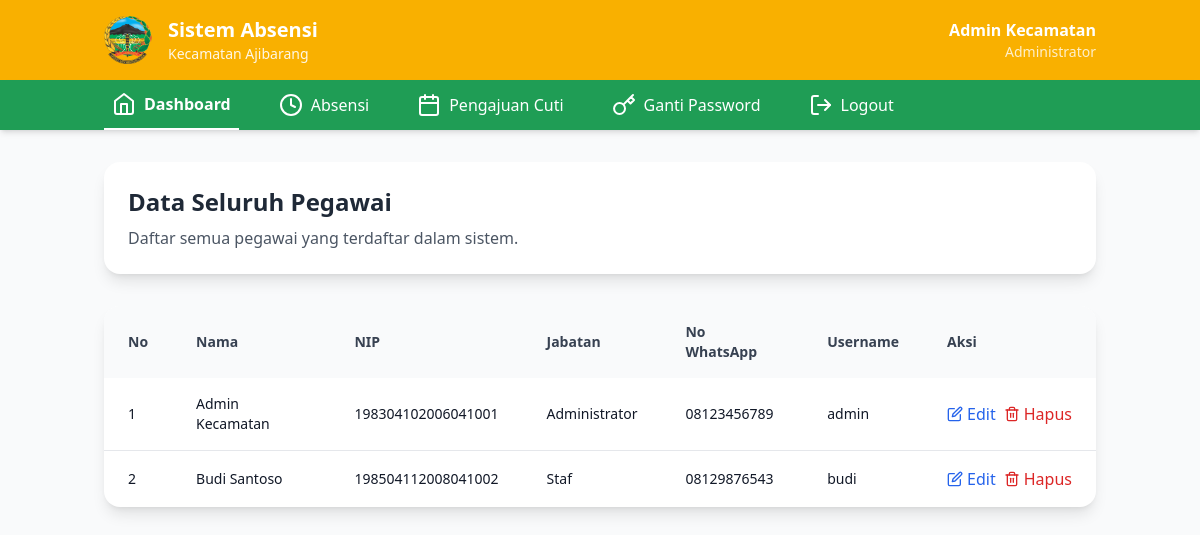
Screenshot of /data_pegawai.php (signed in) with the database file from the repository.
### tables this page shows
CREATE TABLE pegawai (
    id_pegawai INT AUTO_INCREMENT PRIMARY KEY,
    nama VARCHAR(100) NOT NULL,
    nip VARCHAR(20) NOT NULL UNIQUE,
    jabatan VARCHAR(50) NOT NULL,
    no_whatsapp VARCHAR(15),
    username VARCHAR(50) NOT NULL UNIQUE,
    password VARCHAR(255) NOT NULL
);

### data_pegawai.php (the view, shortened to what this page needs)
<?php
require_once 'config/db.php';
$stmt = $pdo->query('SELECT id_pegawai, nama, nip, jabatan, no_whatsapp, username FROM pegawai ORDER BY nama');
$pegawai = $stmt->fetchAll(PDO::FETCH_ASSOC);
?>
<!DOCTYPE html>
<html lang="id">
<head>
    <script src="https://cdn.tailwindcss.com"></script>
</head>
<body class="bg-gray-50 min-h-screen">
    <header class="bg-[#F9B000] text-white shadow-lg">
        <div class="container mx-auto px-4 py-4">
            <div class="flex justify-between items-center">
                <div class="flex items-center space-x-4">
                    <img src="assets/logo.png" alt="Logo" class="w-12 h-12">
                    <div>
                        <h1 class="text-xl font-bold">Sistem Absensi</h1>
                        <p class="text-white/90 text-sm">Kecamatan Ajibarang</p>
                    </div>
                </div>
                <div class="text-right">
                    <p class="font-semibold"><?= htmlspecialchars($_SESSION['user']['nama']) ?></p>
                    <p class="text-white/80 text-sm">Administrator</p>
                </div>
            </div>
        </div>
    </header>
    <nav class="bg-[#1F9D55] text-white shadow-md">
        <div class="container mx-auto px-4">
            <div class="flex space-x-8">
                <a href="dashboard.php" class="py-3 px-2 border-b-2 border-white font-semibold flex items-center space-x-2">
                    <i data-feather="home"></i>
                    <span>Dashboard</span>
                </a>
                <a href="absen.php" class="py-3 px-2 hover:bg-[#188a4a] transition duration-200 flex items-center space-x-2">
                    <i data-feather="clock"></i>
                    <span>Absensi</span>
                </a>
                <a href="ijin.php" class="py-3 px-2 hover:bg-[#188a4a] transition duration-200 flex items-center space-x-2">
                    <i data-feather="calendar"></i>
                    <span>Pengajuan Cuti</span>
                </a>
                <a href="ganti_password.php" class="py-3 px-2 hover:bg-[#188a4a] transition duration-200 flex items-center space-x-2 ml-auto">
                    <i data-feather="key"></i>
                    <span>Ganti Password</span>
                </a>
                <a href="logout.php" class="py-3 px-2 hover:bg-[#188a4a] transition duration-200 flex items-center space-x-2 ml-auto">
                    <i data-feather="log-out"></i>
                    <span>Logout</span>
                </a>
            </div>
        </div>
    </nav>
    <main class="container mx-auto px-4 py-8">
        <div class="bg-white rounded-2xl shadow-lg p-6 mb-8">
            <h2 class="text-2xl font-bold text-gray-800 mb-2">Data Seluruh Pegawai</h2>
            <p class="text-gray-600">Daftar semua pegawai yang terdaftar dalam sistem.</p>
        </div>
        <div class="bg-white rounded-2xl shadow-lg overflow-hidden">
            <div class="overflow-x-auto">
                <table class="w-full table-auto">
                    <thead>
                        <tr class="bg-gray-50">
                            <th class="px-6 py-4 text-left text-sm font-semibold text-gray-700">No</th>
                            <th class="px-6 py-4 text-left text-sm font-semibold text-gray-700">Nama</th>
                            <th class="px-6 py-4 text-left text-sm font-semibold text-gray-700">NIP</th>
                            <th class="px-6 py-4 text-left text-sm font-semibold text-gray-700">Jabatan</th>
                            <th class="px-6 py-4 text-left text-sm font-semibold text-gray-700">No WhatsApp</th>
                            <th class="px-6 py-4 text-left text-sm font-semibold text-gray-700">Username</th>
                            <th class="px-6 py-4 text-left text-sm font-semibold text-gray-700">Aksi</th>
                        </tr>
                    </thead>
                    <tbody class="divide-y divide-gray-200">
                        <?php if (empty($pegawai)): ?>
                            <tr>
                                <td colspan="7" class="px-6 py-8 text-center text-gray-500">
                                    <i data-feather="users" class="w-12 h-12 mx-auto text-gray-400 mb-2"></i>
                                    <p>Belum ada data pegawai</p>
                                </td>
                            </tr>
                        <?php else: ?>
                            <?php $no = 1; ?>
                            <?php foreach ($pegawai as $p): ?>
                            <tr class="hover:bg-gray-50 transition duration-150">
                                <td class="px-6 py-4 text-sm text-gray-900"><?= $no++ ?></td>
                                <td class="px-6 py-4 text-sm font-medium text-gray-900"><?= htmlspecialchars($p['nama']) ?></td>
                                <td class="px-6 py-4 text-sm text-gray-900"><?= htmlspecialchars($p['nip']) ?></td>
                                <td class="px-6 py-4 text-sm text-gray-900"><?= htmlspecialchars($p['jabatan']) ?></td>
                                <td class="px-6 py-4 text-sm text-gray-900"><?= $p['no_whatsapp'] ? htmlspecialchars($p['no_whatsapp']) : '-' ?></td>
                                <td class="px-6 py-4 text-sm text-gray-900"><?= htmlspecialchars($p['username']) ?></td>
                                <td class="px-6 py-4">
                                    <div class="flex space-x-2">
                                        <a href="edit_pegawai.php?id=<?= $p['id_pegawai'] ?>"
                                           class="text-blue-600 hover:text-blue-800 flex items-center space-x-1">
                                            <i data-feather="edit" class="w-4 h-4"></i>
                                            <span>Edit</span>
                                        </a>
                                        <button onclick="hapusPegawai(<?= $p['id_pegawai'] ?>, '<?= htmlspecialchars($p['nama']) ?>')"
                                                class="text-red-600 hover:text-red-800 flex items-center space-x-1">
                                            <i data-feather="trash-2" class="w-4 h-4"></i>
                                            <span>Hapus</span>
                                        </button>
                                    </div>
                                </td>
                            </tr>
                            <?php endforeach; ?>
                        <?php endif; ?>
                    </tbody>
                </table>
            </div>
        </div>
    </main>
</body>
</html>

### rows the page displays
pegawai: nama "Admin Kecamatan", nip "198304102006041001", jabatan "Administrator", no_whatsapp "08123456789", username "admin"
pegawai: nama "Budi Santoso", nip "198504112008041002", jabatan "Staf", no_whatsapp "08129876543", username "budi"

### other values shown
$_SESSION['user']['nama'] "Admin Kecamatan"
